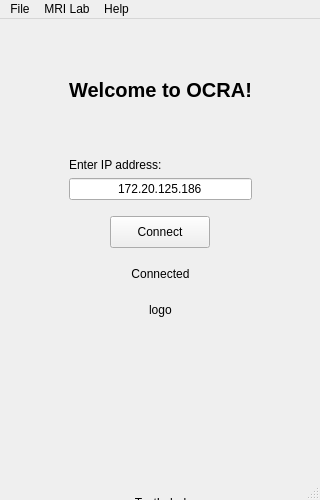
<?xml version="1.0" encoding="UTF-8"?>
<ui version="4.0">
 <class>configDialog</class>
 <widget class="QMainWindow" name="configDialog">
  <property name="geometry">
   <rect>
    <x>0</x>
    <y>0</y>
    <width>320</width>
    <height>500</height>
   </rect>
  </property>
  <property name="sizePolicy">
   <sizepolicy hsizetype="Maximum" vsizetype="Maximum">
    <horstretch>0</horstretch>
    <verstretch>0</verstretch>
   </sizepolicy>
  </property>
  <property name="minimumSize">
   <size>
    <width>0</width>
    <height>500</height>
   </size>
  </property>
  <property name="maximumSize">
   <size>
    <width>320</width>
    <height>500</height>
   </size>
  </property>
  <property name="windowTitle">
   <string>MRI tabletop</string>
  </property>
  <widget class="QWidget" name="centralwidget">
   <property name="sizePolicy">
    <sizepolicy hsizetype="Maximum" vsizetype="Maximum">
     <horstretch>0</horstretch>
     <verstretch>0</verstretch>
    </sizepolicy>
   </property>
   <property name="minimumSize">
    <size>
     <width>320</width>
     <height>500</height>
    </size>
   </property>
   <property name="maximumSize">
    <size>
     <width>0</width>
     <height>0</height>
    </size>
   </property>
   <layout class="QHBoxLayout" name="horizontalLayout_2">
    <item>
     <layout class="QGridLayout" name="gridLayout">
      <item row="11" column="1">
       <spacer name="verticalSpacer_3">
        <property name="orientation">
         <enum>Qt::Vertical</enum>
        </property>
        <property name="sizeType">
         <enum>QSizePolicy::Expanding</enum>
        </property>
        <property name="sizeHint" stdset="0">
         <size>
          <width>20</width>
          <height>40</height>
         </size>
        </property>
       </spacer>
      </item>
      <item row="1" column="2">
       <spacer name="horizontalSpacer_2">
        <property name="orientation">
         <enum>Qt::Horizontal</enum>
        </property>
        <property name="sizeHint" stdset="0">
         <size>
          <width>40</width>
          <height>20</height>
         </size>
        </property>
       </spacer>
      </item>
      <item row="10" column="1">
       <layout class="QHBoxLayout" name="horizontalLayout_3">
        <item>
         <spacer name="horizontalSpacer_3">
          <property name="orientation">
           <enum>Qt::Horizontal</enum>
          </property>
          <property name="sizeHint" stdset="0">
           <size>
            <width>40</width>
            <height>20</height>
           </size>
          </property>
         </spacer>
        </item>
        <item>
         <widget class="QLabel" name="logo1_label">
          <property name="text">
           <string>logo</string>
          </property>
         </widget>
        </item>
        <item>
         <spacer name="horizontalSpacer_4">
          <property name="orientation">
           <enum>Qt::Horizontal</enum>
          </property>
          <property name="sizeHint" stdset="0">
           <size>
            <width>40</width>
            <height>20</height>
           </size>
          </property>
         </spacer>
        </item>
       </layout>
      </item>
      <item row="1" column="0">
       <spacer name="horizontalSpacer">
        <property name="orientation">
         <enum>Qt::Horizontal</enum>
        </property>
        <property name="sizeHint" stdset="0">
         <size>
          <width>40</width>
          <height>20</height>
         </size>
        </property>
       </spacer>
      </item>
      <item row="5" column="1">
       <spacer name="verticalSpacer_6">
        <property name="orientation">
         <enum>Qt::Vertical</enum>
        </property>
        <property name="sizeType">
         <enum>QSizePolicy::Fixed</enum>
        </property>
        <property name="sizeHint" stdset="0">
         <size>
          <width>20</width>
          <height>10</height>
         </size>
        </property>
       </spacer>
      </item>
      <item row="12" column="1">
       <widget class="QLabel" name="ocraRef_label">
        <property name="font">
         <font>
          <pointsize>9</pointsize>
         </font>
        </property>
        <property name="text">
         <string>TextLabel</string>
        </property>
        <property name="alignment">
         <set>Qt::AlignCenter</set>
        </property>
       </widget>
      </item>
      <item row="0" column="1">
       <spacer name="verticalSpacer_2">
        <property name="orientation">
         <enum>Qt::Vertical</enum>
        </property>
        <property name="sizeType">
         <enum>QSizePolicy::Fixed</enum>
        </property>
        <property name="sizeHint" stdset="0">
         <size>
          <width>20</width>
          <height>50</height>
         </size>
        </property>
       </spacer>
      </item>
      <item row="7" column="1">
       <layout class="QHBoxLayout" name="horizontalLayout">
        <item>
         <widget class="QPushButton" name="connectButton">
          <property name="sizePolicy">
           <sizepolicy hsizetype="Fixed" vsizetype="Fixed">
            <horstretch>0</horstretch>
            <verstretch>0</verstretch>
           </sizepolicy>
          </property>
          <property name="minimumSize">
           <size>
            <width>100</width>
            <height>32</height>
           </size>
          </property>
          <property name="maximumSize">
           <size>
            <width>100</width>
            <height>32</height>
           </size>
          </property>
          <property name="layoutDirection">
           <enum>Qt::LeftToRight</enum>
          </property>
          <property name="text">
           <string>Connect</string>
          </property>
         </widget>
        </item>
       </layout>
      </item>
      <item row="2" column="1">
       <spacer name="verticalSpacer">
        <property name="orientation">
         <enum>Qt::Vertical</enum>
        </property>
        <property name="sizeType">
         <enum>QSizePolicy::Fixed</enum>
        </property>
        <property name="sizeHint" stdset="0">
         <size>
          <width>20</width>
          <height>50</height>
         </size>
        </property>
       </spacer>
      </item>
      <item row="8" column="2">
       <spacer name="verticalSpacer_5">
        <property name="orientation">
         <enum>Qt::Vertical</enum>
        </property>
        <property name="sizeType">
         <enum>QSizePolicy::Preferred</enum>
        </property>
        <property name="sizeHint" stdset="0">
         <size>
          <width>20</width>
          <height>40</height>
         </size>
        </property>
       </spacer>
      </item>
      <item row="8" column="1">
       <widget class="QLabel" name="connected_label">
        <property name="sizePolicy">
         <sizepolicy hsizetype="Preferred" vsizetype="Fixed">
          <horstretch>0</horstretch>
          <verstretch>0</verstretch>
         </sizepolicy>
        </property>
        <property name="minimumSize">
         <size>
          <width>0</width>
          <height>40</height>
         </size>
        </property>
        <property name="maximumSize">
         <size>
          <width>16777215</width>
          <height>40</height>
         </size>
        </property>
        <property name="font">
         <font>
          <weight>50</weight>
          <bold>false</bold>
         </font>
        </property>
        <property name="text">
         <string>Connected</string>
        </property>
        <property name="alignment">
         <set>Qt::AlignCenter</set>
        </property>
       </widget>
      </item>
      <item row="1" column="1">
       <widget class="QLabel" name="welcomeLabel">
        <property name="sizePolicy">
         <sizepolicy hsizetype="Preferred" vsizetype="Fixed">
          <horstretch>0</horstretch>
          <verstretch>0</verstretch>
         </sizepolicy>
        </property>
        <property name="font">
         <font>
          <pointsize>15</pointsize>
          <weight>75</weight>
          <bold>true</bold>
         </font>
        </property>
        <property name="text">
         <string>Welcome to OCRA!</string>
        </property>
        <property name="alignment">
         <set>Qt::AlignCenter</set>
        </property>
       </widget>
      </item>
      <item row="8" column="0">
       <spacer name="verticalSpacer_4">
        <property name="orientation">
         <enum>Qt::Vertical</enum>
        </property>
        <property name="sizeType">
         <enum>QSizePolicy::Preferred</enum>
        </property>
        <property name="sizeHint" stdset="0">
         <size>
          <width>20</width>
          <height>40</height>
         </size>
        </property>
       </spacer>
      </item>
      <item row="4" column="1">
       <widget class="QLineEdit" name="addrValue">
        <property name="text">
         <string>172.20.125.186</string>
        </property>
        <property name="alignment">
         <set>Qt::AlignCenter</set>
        </property>
       </widget>
      </item>
      <item row="3" column="1">
       <widget class="QLabel" name="enterIP_label">
        <property name="sizePolicy">
         <sizepolicy hsizetype="Fixed" vsizetype="Fixed">
          <horstretch>0</horstretch>
          <verstretch>0</verstretch>
         </sizepolicy>
        </property>
        <property name="minimumSize">
         <size>
          <width>150</width>
          <height>0</height>
         </size>
        </property>
        <property name="maximumSize">
         <size>
          <width>300</width>
          <height>16777215</height>
         </size>
        </property>
        <property name="text">
         <string>Enter IP address:</string>
        </property>
       </widget>
      </item>
     </layout>
    </item>
   </layout>
  </widget>
  <widget class="QMenuBar" name="menubar">
   <property name="geometry">
    <rect>
     <x>0</x>
     <y>0</y>
     <width>481</width>
     <height>22</height>
    </rect>
   </property>
   <widget class="QMenu" name="menuFile">
    <property name="title">
     <string>File</string>
    </property>
    <addaction name="actionConfig"/>
    <addaction name="separator"/>
    <addaction name="actionQuit"/>
   </widget>
   <widget class="QMenu" name="menuMRI_Lab">
    <property name="title">
     <string>MRI Lab</string>
    </property>
    <addaction name="actionFID"/>
    <addaction name="actionSE"/>
    <addaction name="actionSig"/>
    <addaction name="actionProj"/>
    <addaction name="action2DImag"/>
    <addaction name="action3DImag"/>
    <addaction name="actionRTRotate"/>
    <addaction name="separator"/>
    <addaction name="actionSequence_Design"/>
   </widget>
   <widget class="QMenu" name="menuHelo">
    <property name="title">
     <string>Help</string>
    </property>
    <addaction name="actionAbout"/>
   </widget>
   <addaction name="menuFile"/>
   <addaction name="menuMRI_Lab"/>
   <addaction name="menuHelo"/>
  </widget>
  <widget class="QStatusBar" name="statusbar"/>
  <action name="actionQuit">
   <property name="text">
    <string>Quit</string>
   </property>
  </action>
  <action name="actionConfig">
   <property name="text">
    <string>Configuration</string>
   </property>
  </action>
  <action name="actionFID">
   <property name="text">
    <string>FID</string>
   </property>
  </action>
  <action name="actionProj">
   <property name="text">
    <string>1D Projection</string>
   </property>
  </action>
  <action name="actionSpinEcho">
   <property name="text">
    <string>Spin Echo</string>
   </property>
  </action>
  <action name="actionGradientEcho">
   <property name="text">
    <string>Gradient Echo</string>
   </property>
  </action>
  <action name="actionAbout">
   <property name="text">
    <string>About...</string>
   </property>
  </action>
  <action name="actionSE">
   <property name="text">
    <string>Spin Echo</string>
   </property>
  </action>
  <action name="action3DImag">
   <property name="text">
    <string>3D Imaging</string>
   </property>
  </action>
  <action name="action2DImag">
   <property name="text">
    <string>2D Imaging</string>
   </property>
  </action>
  <action name="actionSig">
   <property name="text">
    <string>Signals</string>
   </property>
  </action>
  <action name="actionRTRotate">
   <property name="text">
    <string>Real-time Rotation</string>
   </property>
  </action>
  <action name="actionSequence_Design">
   <property name="text">
    <string>Pulse Design</string>
   </property>
  </action>
  </widget>
 <resources/>
 <connections/>
</ui>
